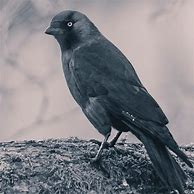
#> input picture bird.jpg, 194 x 194 px
$ python weak1.py
#> lines starting #> are read from the running program, lines starting #| are printed output that depends on the picture; after the words box and inside, x2 and y2 are one past the last pixel; in counts of white or black regions, pixels touching at a corner belong together; long printed decimals are rounded
import cv2
import numpy as np
from skimage.segmentation import slic
import matplotlib.pyplot as plt

def generate_ground_truth_mask(image_path):
    # Load the input image
#> called with image_path = 'bird.jpg'
    image = cv2.imread(image_path)
#> image is the input picture: shape (194, 194, 3); mean B, G, R 132.9, 127.4, 127.4

    # Generate a random ground truth mask (black and white)
    mask = np.zeros((image.shape[0], image.shape[1]), dtype=np.uint8)
    x = np.random.randint(0, image.shape[1] - 1, size=10)
    y = np.random.randint(0, image.shape[0] - 1, size=10)
    mask[y, x] = 255

    return mask

def weakly_supervised_segmentation(image_path, mask):
    # Load the input image
#> called with image_path = 'bird.jpg'
    image = cv2.imread(image_path)

    # Apply SLIC superpixel segmentation
    segments = slic(image, n_segments=100, compactness=10, sigma=1)
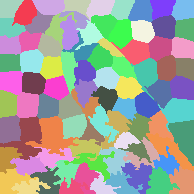
#> segments: shape (194, 194) int64; 87 distinct labels, from 1 to 87; one colour per label, 0 black

    # Create a mask by assigning superpixels with any overlap with the mask as foreground, others as background
    mask_slic = np.zeros_like(segments, dtype=np.uint8)
    unique_segments = np.unique(segments)
#> unique_segments = 87 values from 1 to 87

    for segment in unique_segments:
        segment_pixels = np.where(segments == segment)
        if np.any(mask[segment_pixels]):
            mask_slic[segment_pixels] = 1
#> this loop made 87 passes
#> segment_pixels on passes 1 to 12: 329 positions, rows 0 to 17, columns 0 to 23, 426 positions, rows 0 to 25, columns 12 to 36, 401 positions, rows 0 to 14, columns 32 to 64, 307 positions, rows 0 to 18, columns 62 to 90, 391 positions, rows 0 to 21, columns 86 to 114, 352 positions, rows 0 to 19, columns 111 to 134, 430 positions, rows 0 to 21, columns 128 to 152, 372 positions, rows 0 to 19, columns 150 to 175, 392 positions, rows 0 to 20, columns 171 to 193, 383 positions, rows 10 to 33, columns 25 to 54, 236 positions, rows 11 to 28, columns 59 to 89, 379 positions, rows 12 to 49, columns 45 to 76
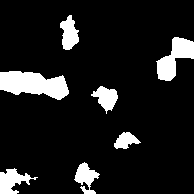
#> mask_slic: shape (194, 194); values 0 (black) and 1 (white), 11.2% white; 7 white regions, largest, box (x1, y1, x2, y2) and area: (0, 71, 69, 100) 1368, (156, 37, 194, 81) 844, (0, 168, 38, 194) 498

    # Calculate IOU (Intersection over Union)
    intersection = np.logical_and(mask, mask_slic)
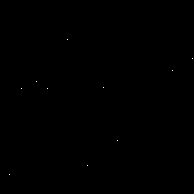
#> intersection: shape (194, 194) bool; 0.03% white in thin lines or dots, all inside (x1, y1, x2, y2) = (9, 39, 193, 175)
    union = np.logical_or(mask, mask_slic)
    iou = np.sum(intersection) / np.sum(union)
#> iou = 0.00236

    # Calculate pixel accuracy percentage
    pixel_accuracy = np.sum(mask_slic == mask) / (mask.shape[0] * mask.shape[1]) * 100
#> pixel_accuracy = 88.76

    return mask_slic, iou, pixel_accuracy

# Example usage
image_path = 'bird.jpg'
#image = Image.open(image_path).convert("RGB")
# Generate random ground truth mask
ground_truth_mask = generate_ground_truth_mask(image_path)
#threshold = 128
#ground_truth_mask = np.array(image.convert("L"))  # Convert to grayscale
#ground_truth_mask = np.where(gt_mask >= threshold, 255, 0).astype(np.uint8)

# Perform weakly supervised segmentation
segmented_mask, iou, pixel_accuracy = weakly_supervised_segmentation(image_path, ground_truth_mask)
#> iou = 0.00236; pixel_accuracy = 88.76

# Display the input image, ground truth mask, and segmented mask using Matplotlib
fig, axes = plt.subplots(1, 3, figsize=(10, 5))
fig.suptitle('Weakly Supervised Segmentation')

# Display input image
axes[0].imshow(cv2.cvtColor(cv2.imread(image_path), cv2.COLOR_BGR2RGB))
axes[0].set_title('Input Image')
axes[0].axis('off')

# Display ground truth mask
axes[1].imshow(ground_truth_mask, cmap='gray')
axes[1].set_title('Ground Truth Mask')
axes[1].axis('off')

# Display segmented mask
axes[2].imshow(segmented_mask, cmap='gray')
axes[2].set_title('Segmented Mask')
axes[2].axis('off')

plt.show()
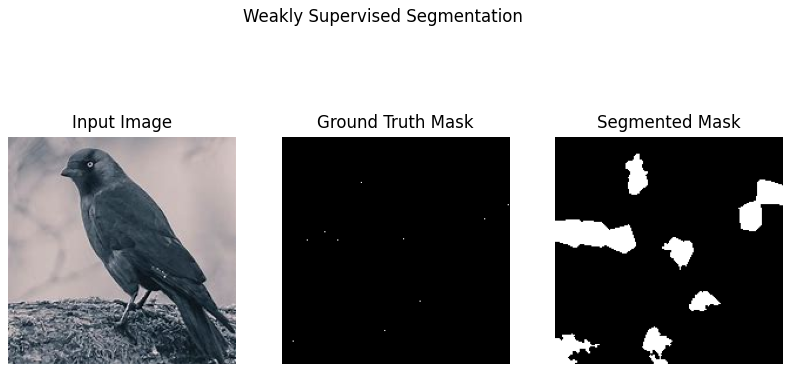
#> figure drawn by matplotlib, 3 panels

# Print IOU and pixel accuracy
print("IOU:", iou)
#| IOU: 0.002364
print("Pixel Accuracy:", pixel_accuracy)
#| Pixel Accuracy: 88.761

$ run again, with tiger.jpg copied over bird.jpg
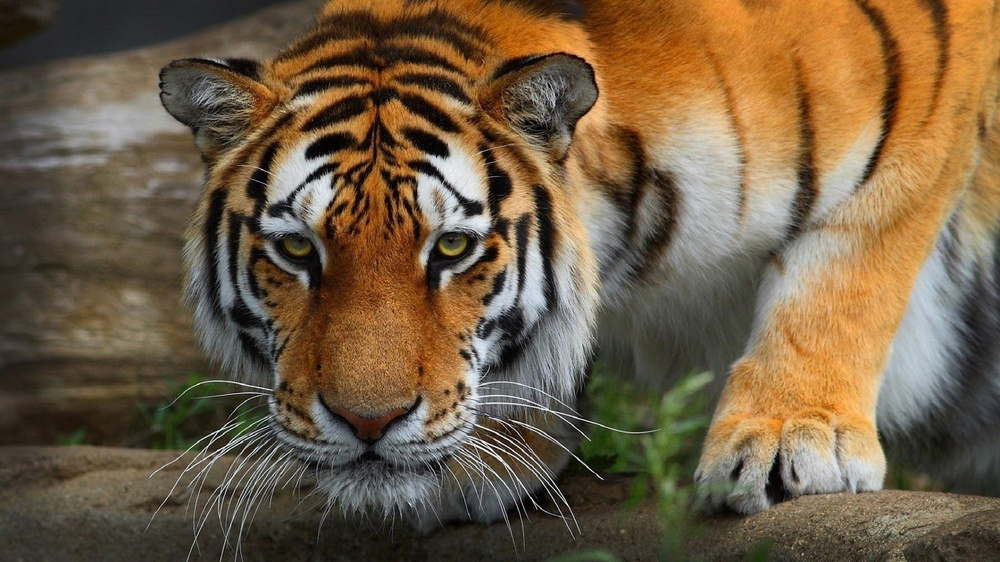
#> input picture tiger.jpg, 1000 x 562 px, shrunk from 1920 x 1080 before the run
#> in generate_ground_truth_mask, image is the input picture: shape (562, 1000, 3); mean B, G, R 68.6, 93.9, 113.5
#> segments: shape (562, 1000) int64; 66 distinct labels, from 1 to 66
#> unique_segments = 66 values from 1 to 66
#> the loop in weakly_supervised_segmentation, `for segment in unique_segments:` made 66 passes
#> segment_pixels on passes 1 to 8: 5068 positions, rows 0 to 79, columns 0 to 72, 16731 positions, rows 0 to 136, columns 67 to 296, 5585 positions, rows 0 to 64, columns 174 to 377, 27957 positions, rows 0 to 381, columns 336 to 639, 5937 positions, rows 0 to 113, columns 582 to 685, 4941 positions, rows 0 to 113, columns 639 to 736, 20424 positions, rows 0 to 185, columns 707 to 902, 8417 positions, rows 0 to 145, columns 870 to 988
#> after the loop in weakly_supervised_segmentation, `for segment in unique_segments:`:
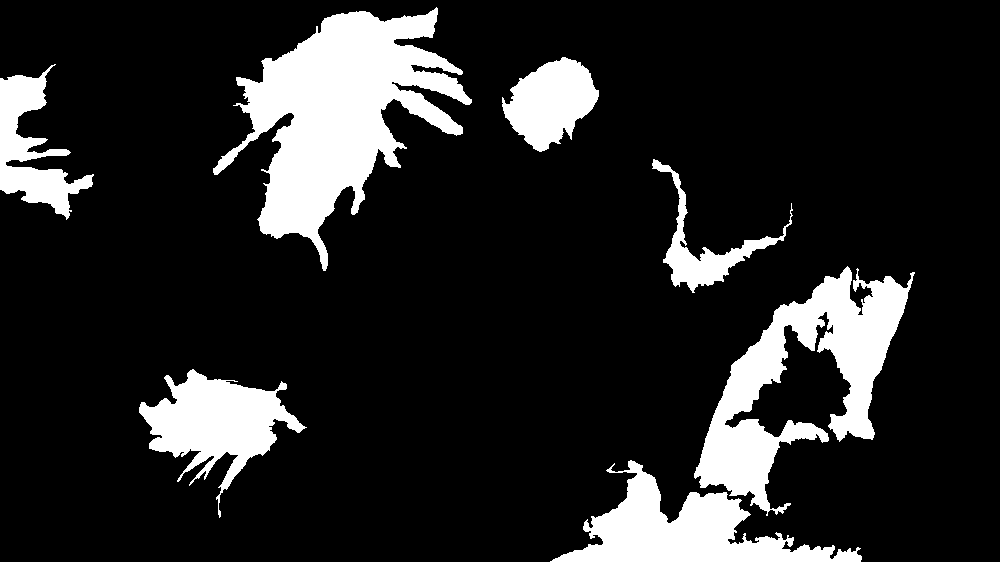
#> mask_slic: shape (562, 1000); values 0 (black) and 1 (white), 15.1% white; 7 white regions, largest, box (x1, y1, x2, y2) and area: (213, 7, 472, 271) 28716, (694, 266, 915, 516) 19233, (550, 460, 862, 562) 12152
#> intersection: shape (562, 1000) bool; 0% white in thin lines or dots, all inside (x1, y1, x2, y2) = (9, 70, 836, 552)
#> in weakly_supervised_segmentation, `iou = np.sum(intersection) / np.sum(union)`: iou = 0.000118
#> in weakly_supervised_segmentation, `pixel_accuracy = np.sum(mask_slic == mask) / (mask.shape[0] * mask.sha..`: pixel_accuracy = 84.91
#> `segmented_mask, iou, pixel_accuracy = weakly_supervised_segmentation(i..`: iou = 0.000118; pixel_accuracy = 84.91
#> `plt.show()`:
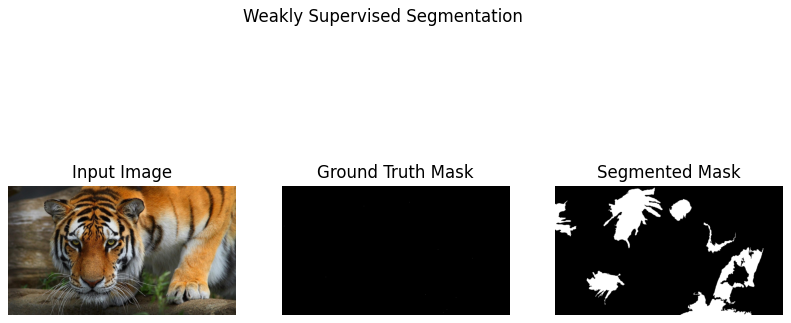
#> figure drawn by matplotlib, 3 panels
#| IOU: 0.000118
#| Pixel Accuracy: 84.915
